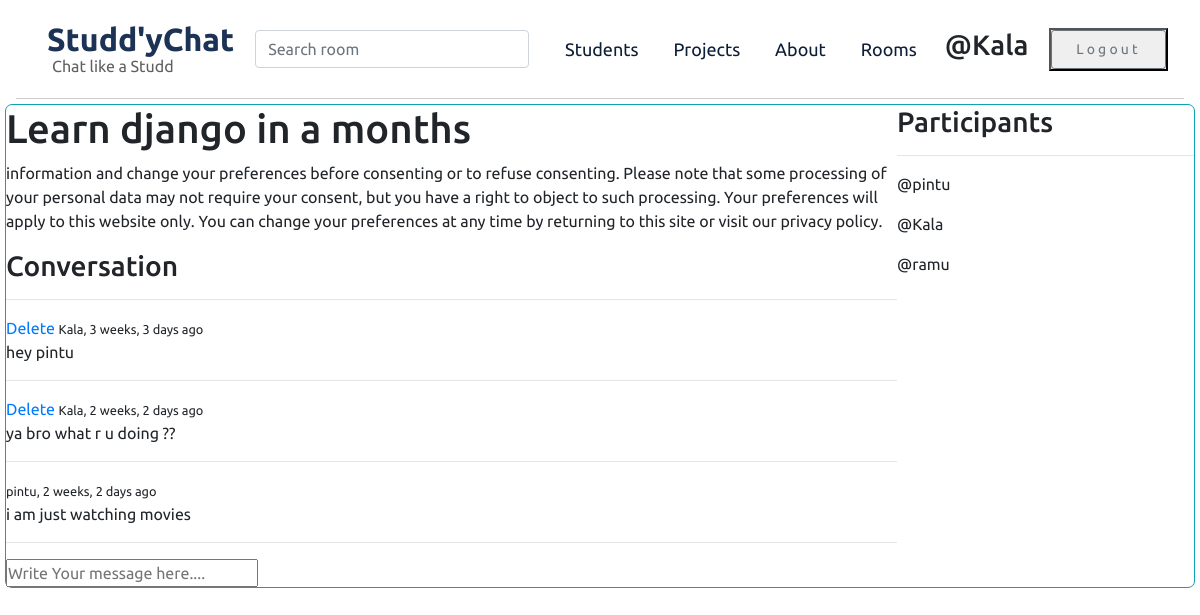
The app's page /room/2/ (signed in) with its own data.
### base/models.py (models this page shows, shortened)
class Room(models.Model):
    host = models.ForeignKey(User,on_delete=models.SET_NULL,null=True)
    topic = models.ForeignKey(Topic,on_delete=models.SET_NULL,null=True)
    name = models.CharField(max_length=200)
    description = models.TextField(null=True,blank=True)
    participants = models.ManyToManyField(User,related_name='participants',blank=True)
    updated = models.DateTimeField(auto_now=True)
    created = models.DateTimeField(auto_now_add=True)
    class Meta:
        ordering = ['-updated','-created']

class Message(models.Model):
    user = models.ForeignKey(User,on_delete=models.CASCADE)
    room = models.ForeignKey(Room,on_delete=models.CASCADE)
    body = models.TextField()
    updated = models.DateTimeField(auto_now=True)
    created = models.DateTimeField(auto_now_add=True)
    class Meta:
        ordering = ['-updated','-created']

### base/views.py (the view, shortened to what this page needs)
# urls.py: path('room/<str:pk>/',views.room,name='room'),
def room(request,pk):
    room = Room.objects.get(id=pk)
    room_messages = room.message_set.all().order_by()
    participants = room.participants.all()
    context = {'room':room,'room_messages':room_messages,'participants':participants}
    return render(request,'base/room.html',context)

### base/templates/base/room.html (shortened to what this page needs)
{%extends 'main.html'%}
{%block content%}
<div class="room-container">
  <div class="messages-container">
    <h1>{{room.name}}</h1>
    <p>{{room.description}}</p>
    <h3>Conversation</h3>
    <hr>
    {% for message in room_messages %}
    <div>
      {% if request.user == message.user %}
      <a href="{% url 'delete-message' message.id %}">Delete</a>
      {% endif %}
      <small>{{message.user}}, {{message.created|timesince}} ago</small>
      <p>{{message.body}}</p>
      <hr>
    </div>
    {%endfor%}
    {%if request.user.is_authenticated %}
    <div>
      <form action="" method="POST">
        <input type="text" name="body" placeholder="Write Your message here....">
      </form>
    </div>
    {%endif%}
  </div>
  <div class="participants">
    <h3>Participants</h3>
    <hr>
    {% for participant in participants %}
    <div>
      <p>@{{participant.username}}</p>
    </div>
    {% endfor %}
  </div>
</div>
{%endblock content%}

### templates/navbar.html (shortened to what this page needs)
<div class="navbar mx-3">
    <div class="logoBx">
        <a href="/"><h2>Studd'yChat</h2>
        <p>Chat like a Studd</p></a>
    </div>
    <form class="form-inline" method="get" action="{% url 'home'%}">
      <input class="form-control mr-sm-2" type="text" name="q" placeholder="Search room" aria-label="Search">
    </form>
    <li><a href="#">Students</a></li>
    <li>
         <div class="dropdown">
            <button class="dropbtn">Projects</button>
        </div>
    </li>
    <li><a href="#">About</a></li>
    <li><a href="#">Rooms</a></li>
{%if request.user.is_authenticated%}
<h3>@{{request.user}}</h3>
<button type="button"><a class="btn btn-sm px-4 py-2 btn-outline-secondary" href="{% url 'logout' %}">Logout</a></button>
{%else%}
<button type="button"><a class="btn btn-sm px-4 py-2 btn-outline-secondary" href="{% url 'login' %}">Login</a></button>
{%endif%}
</div>

### static/style/style.css (style rules this page uses)
* { margin: 0; padding: 0; font-family: 'Montserrat', sans-serif; font-family: 'Poppins', sans-serif; font-family: 'Roboto', sans-serif; font-family: 'Ubuntu', sans-serif; }
li { list-style: none; }
a { text-decoration: none; }
.navbar { display: flex; margin: 0; padding: 0; border-bottom:1px solid #ccc; }
.logoBx a { text-decoration: none; }
.navbar .logoBx { margin-top:12px; margin-left: 15px; width: fit-content; height: 70px; text-align: center; line-height: 0px; }
.navbar .logoBx h2 { font-weight: 700; color: #1d3355; }
.navbar .logoBx p { margin-left: 5px; float: left; color: #5f6062; }
.navbar li a { color:#0e1e36; font-size: 18px; text-decoration: none; padding: 7px; }
.dropbtn { background-color:white; color:#0e1e36; font-size: 18px; padding: 7px; border: none; cursor: pointer; }
.dropdown { position: relative; display: inline-block; }
.btn { letter-spacing: 0.2rem; }
.room-container { height: fit-content; border:1px solid#0da1b1; margin: 5px; border-radius: 7px; }

### base/templates/base/room.html (style rules this page uses)
.room-container { display: grid; grid-template-columns: 3fr 1fr; }

### records on screen
Room: name "Learn django in a months", description "information and change your preferences before consenting or to refuse consenting. Please note that some processing of your personal data may not require your consent, but you have a right to object to such processing. Your preferences will apply to this website only. You can change your preferences at any time by returning to this site or visit our privacy policy."
Message: shows "Delete", user "Kala", created "3 weeks, 3 days", body "hey pintu"
Message: shows "Delete", user "Kala", created "2 weeks, 2 days", body "ya bro what r u doing ??"
Message: user "pintu", created "2 weeks, 2 days", body "i am just watching movies"

### other values on screen
{{ request.user }} "Kala"
{{ participant.username }} "pintu"
{{ participant.username }} "Kala"
{{ participant.username }} "ramu"
